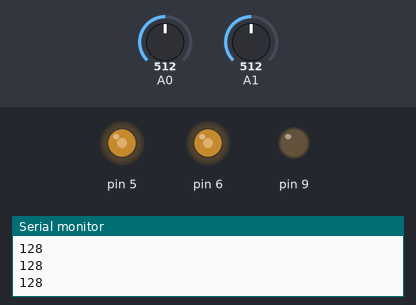
The sketch below on a simulated Arduino Uno, built with avr-gcc and run on an emulated ATmega328P. Parts: output pins drawn as LEDs (lit = HIGH), the last lines printed to the serial monitor. The inputs (shaded band) are chosen by the test bench; at power-on: A0 = 512, A1 = 512.

Above: at 1.2 s.
1.3 s: A0 set to 716
At 2.2 s:
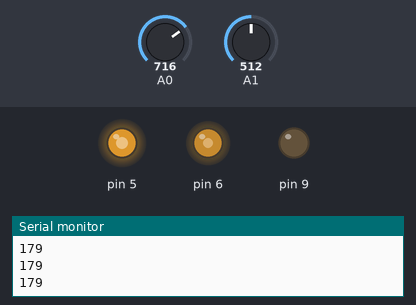
2.8 s: A1 set to 716
At 3.4 s:
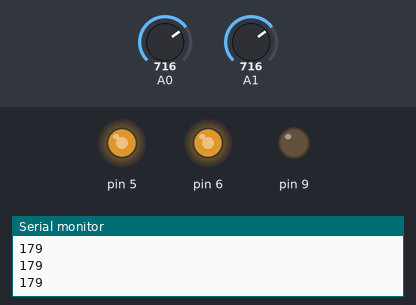
4.3 s: A0 set to 900
At 5.5 s:
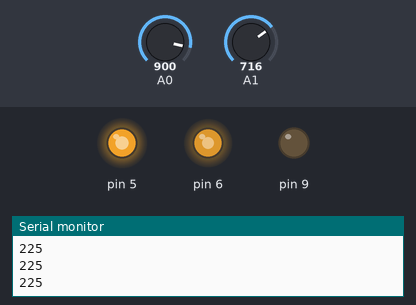
5.8 s: A1 set to 900
At 6.9 s:
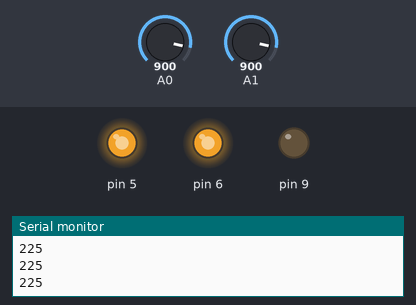
7.3 s: A0 set to 511
At 8.0 s:
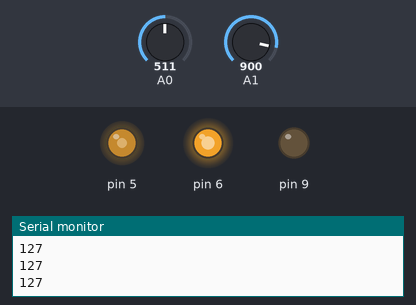
8.8 s: A1 set to 122
At 9.2 s:
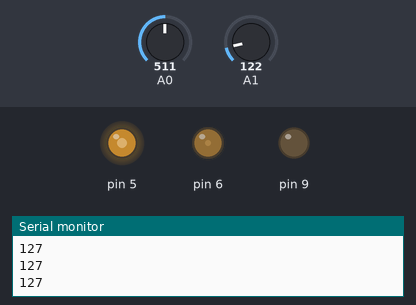
Timing chart, 0 to 11.3 s (numbered marks = the images above; inputs shaded):
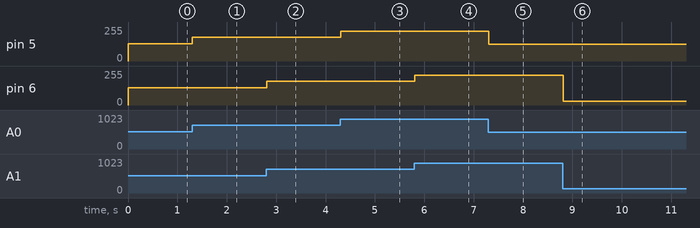

Measured:
- after the input at 1.3 s, pin 5: 128/255 → 179/255 at once
- after the input at 2.8 s, pin 6: 128/255 → 179/255 at once
- after the input at 4.3 s, pin 5: 179/255 → 225/255 at once
- after the input at 5.8 s, pin 6: 179/255 → 225/255 at once
- after the input at 7.3 s, pin 5: 225/255 → 127/255 at once
- after the input at 8.8 s, pin 6: 225/255 → 30/255 at once

The sketch:

NPN_Control_Test__1.ino
```cpp
void setup() {
  // put your setup code here, to run once:
pinMode(5,OUTPUT);
pinMode(6,OUTPUT);
pinMode(9,OUTPUT);
Serial.begin(9600);

}

void loop() {

  int Val1 = analogRead(A0);
  int Val2 = analogRead(A1);
  Serial.println(Val1/4);
  analogWrite(5,Val1/4);
  analogWrite(6,Val2/4);


}
```
